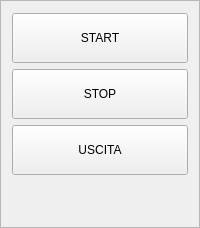
        <widget class="QFrame" name="frame_2">
         <property name="maximumSize">
          <size>
           <width>16777215</width>
           <height>575</height>
          </size>
         </property>
         <property name="frameShape">
          <enum>QFrame::StyledPanel</enum>
         </property>
         <property name="frameShadow">
          <enum>QFrame::Raised</enum>
         </property>
         <layout class="QVBoxLayout" name="verticalLayout_2">
          <property name="spacing">
           <number>2</number>
          </property>
          <property name="leftMargin">
           <number>2</number>
          </property>
          <property name="topMargin">
           <number>3</number>
          </property>
          <property name="rightMargin">
           <number>2</number>
          </property>
          <property name="bottomMargin">
           <number>3</number>
          </property>
          <item>
           <widget class="QFrame" name="frame_15">
            <property name="frameShape">
             <enum>QFrame::NoFrame</enum>
            </property>
            <property name="frameShadow">
             <enum>QFrame::Raised</enum>
            </property>
            <layout class="QVBoxLayout" name="verticalLayout_9">
             <item>
              <widget class="QPushButton" name="pB_start">
               <property name="minimumSize">
                <size>
                 <width>100</width>
                 <height>50</height>
                </size>
               </property>
               <property name="text">
                <string>START</string>
               </property>
              </widget>
             </item>
             <item>
              <widget class="QPushButton" name="pB_stop">
               <property name="minimumSize">
                <size>
                 <width>100</width>
                 <height>50</height>
                </size>
               </property>
               <property name="text">
                <string>STOP</string>
               </property>
              </widget>
             </item>
             <item>
              <widget class="QPushButton" name="pB_exit">
               <property name="minimumSize">
                <size>
                 <width>100</width>
                 <height>50</height>
                </size>
               </property>
               <property name="text">
                <string>USCITA</string>
               </property>
              </widget>
             </item>
             <item>
              <spacer name="verticalSpacer_2">
               <property name="orientation">
                <enum>Qt::Vertical</enum>
               </property>
               <property name="sizeHint" stdset="0">
                <size>
                 <width>20</width>
                 <height>40</height>
                </size>
               </property>
              </spacer>
             </item>
            </layout>
           </widget>
          </item>
         </layout>
        </widget>
